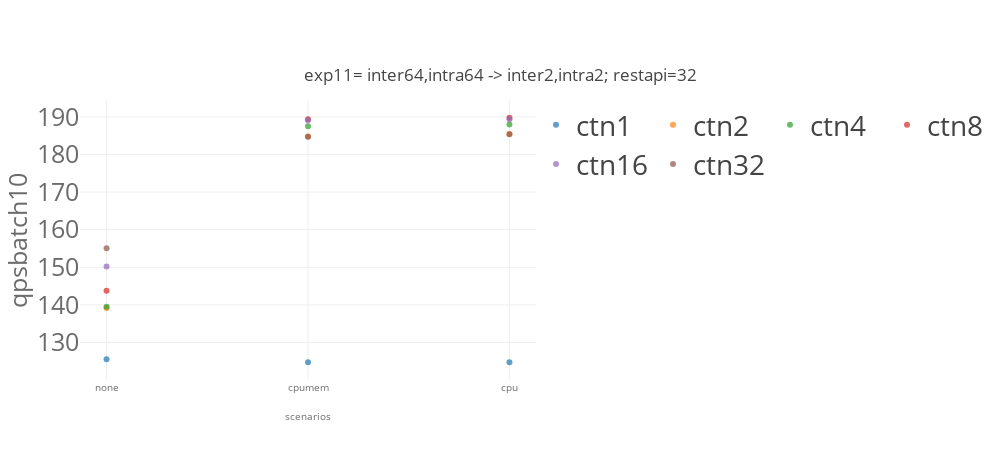
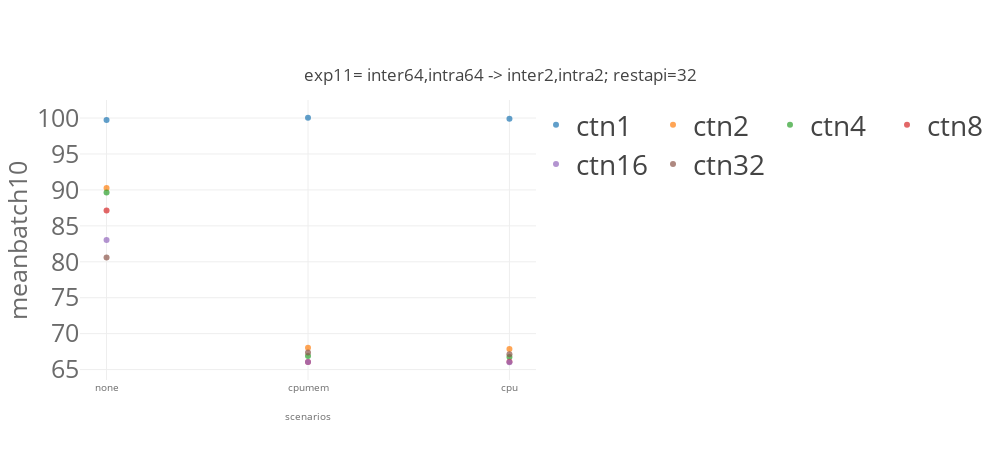
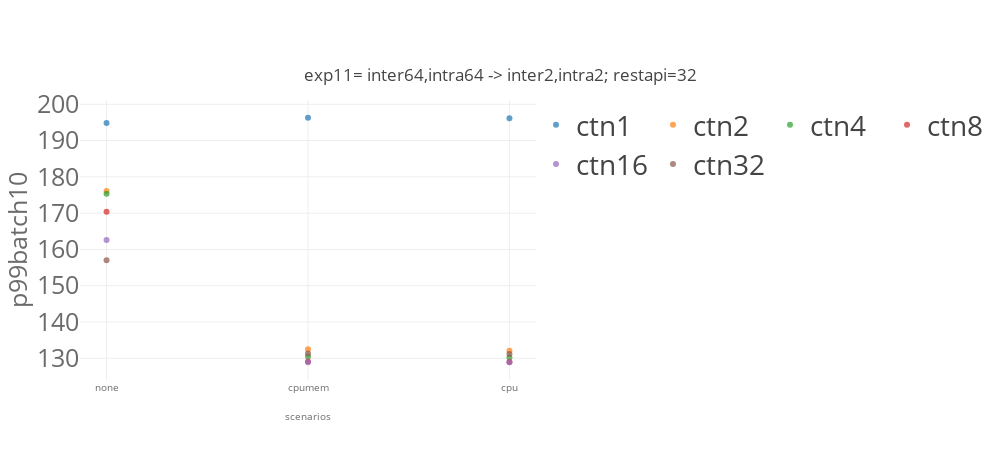

Source (notebook cell) for these figures, in order:
### Code cell
import matplotlib
import matplotlib.pyplot as plt
import numpy as np
from svglib.svglib import svg2rlg
from reportlab.graphics import renderPDF
from reportlab.pdfgen import canvas

from numpy import percentile, mean, std
import plotly.graph_objects as go

from plotly.offline import init_notebook_mode, iplot

import plotly.io as pio
pio.templates.default = "none"
# pio.templates.default = "simple_white"

import plotly.graph_objects as go
from plotly.subplots import make_subplots
import pandas as pd
# import plotly.express as px

for x in ['qps','mean','p99']:
    for cbatch in [10]:
        for model_name in ['resnet']:
            list_traces = []
            for numctn in [1,2,4,8,16,32]: 
                dfg_bench = dfg[(dfg['benchmark']== model_name)  & (dfg['cbatch']==cbatch) & (dfg['numctn']==numctn) &\
                            ((dfg['k8senv']=='none') |\
                             (dfg['k8senv']=='cpumem')| (dfg['k8senv']=='cpumemory'))]
#                 print(dfg_bench)


                #data
                trace = go.Scatter(
                    name="ctn"+str(numctn),
                    x=[ 'none','cpumem','cpu'],
                    y= dfg_bench[x].values.tolist(),
        #             error_y = dict(type='data', array=df1_bench['model_time_std'].values.tolist()),
                    opacity=0.7,
                    mode='markers'
                )
                list_traces.append(trace)



            #layout
            layout = go.Layout(
                title={
                    'text': "exp11= inter64,intra64 -> inter2,intra2; restapi=32" ,
                    'y':0.85,
                    'x':0.5,
                    'xanchor': 'center',
                    'yanchor': 'top'},
                width=1000,
                height=460,
                xaxis=dict(
                    title= "scenarios",
                    tickvals=[ 'none','cpumem','cpu'],
                    titlefont=dict(
                        size=10,
                        color='rgb(107, 107, 107)'
                    ),
                    tickfont=dict(
                        size=10,
                        color='rgb(107, 107, 107)'
                    )
                ),
                yaxis=dict(
                    title= x+"batch"+str(cbatch),
                    automargin=True,
                    titlefont=dict(
                        size=25,
                        color='rgb(107, 107, 107)'
                    ),
                    tickfont=dict(
                        size=25,
                        color='rgb(107, 107, 107)'
                    ),    
                ),
                legend=dict(
                    x=1.0,
                    y=1.0,
                    bgcolor='rgba(255, 255, 255, 0)',
                    bordercolor='rgba(255, 255, 255, 0)',
                    font = dict( size = 28)
                ),
                barmode='group',
                bargap=0.15,
                bargroupgap=0.08
        #         legend_orientation="h"
            )

        data = list_traces
        fig = go.Figure(data=data, layout=layout)
        fig.update_layout(legend_orientation="h")
        fig.show()    

    #     fig.write_image(path + model_name + k8senv +'.pdf')

### Figure 1 — Plotly figure (JSON) as saved in the notebook; plotly's stock layout.template omitted (floating-point values rounded to 4 significant figures)
{"data": [{"mode": "markers", "name": "ctn1", "opacity": 0.7, "type": "scatter", "x": ["none", "cpumem", "cpu"], "y": [125.5, 124.8, 124.8]}, {"mode": "markers", "name": "ctn2", "opacity": 0.7, "type": "scatter", "x": ["none", "cpumem", "cpu"], "y": [139.2, 184.8, 185.5]}, {"mode": "markers", "name": "ctn4", "opacity": 0.7, "type": "scatter", "x": ["none", "cpumem", "cpu"], "y": [139.5, 187.5, 188.0]}, {"mode": "markers", "name": "ctn8", "opacity": 0.7, "type": "scatter", "x": ["none", "cpumem", "cpu"], "y": [143.8, 189.4, 189.8]}, {"mode": "markers", "name": "ctn16", "opacity": 0.7, "type": "scatter", "x": ["none", "cpumem", "cpu"], "y": [150.2, 189.1, 189.4]}, {"mode": "markers", "name": "ctn32", "opacity": 0.7, "type": "scatter", "x": ["none", "cpumem", "cpu"], "y": [155.0, 184.7, 185.4]}], "layout": {"bargap": 0.15, "bargroupgap": 0.08, "barmode": "group", "height": 460, "legend": {"bgcolor": "rgba(255, 255, 255, 0)", "bordercolor": "rgba(255, 255, 255, 0)", "font": {"size": 28}, "orientation": "h", "x": 1, "y": 1}, "title": {"text": "exp11= inter64,intra64 -> inter2,intra2; restapi=32", "x": 0.5, "xanchor": "center", "y": 0.85, "yanchor": "top"}, "width": 1000, "xaxis": {"tickfont": {"color": "rgb(107, 107, 107)", "size": 10}, "tickvals": ["none", "cpumem", "cpu"], "title": {"font": {"color": "rgb(107, 107, 107)", "size": 10}, "text": "scenarios"}}, "yaxis": {"automargin": true, "tickfont": {"color": "rgb(107, 107, 107)", "size": 25}, "title": {"font": {"color": "rgb(107, 107, 107)", "size": 25}, "text": "qpsbatch10"}}}}

### Figure 2 — Plotly figure (JSON) as saved in the notebook; plotly's stock layout.template omitted (floating-point values rounded to 4 significant figures)
{"data": [{"mode": "markers", "name": "ctn1", "opacity": 0.7, "type": "scatter", "x": ["none", "cpumem", "cpu"], "y": [99.71, 100.0, 99.91]}, {"mode": "markers", "name": "ctn2", "opacity": 0.7, "type": "scatter", "x": ["none", "cpumem", "cpu"], "y": [90.26, 68.05, 67.85]}, {"mode": "markers", "name": "ctn4", "opacity": 0.7, "type": "scatter", "x": ["none", "cpumem", "cpu"], "y": [89.64, 66.89, 66.77]}, {"mode": "markers", "name": "ctn8", "opacity": 0.7, "type": "scatter", "x": ["none", "cpumem", "cpu"], "y": [87.14, 66.06, 66.07]}, {"mode": "markers", "name": "ctn16", "opacity": 0.7, "type": "scatter", "x": ["none", "cpumem", "cpu"], "y": [83.05, 66.04, 66.02]}, {"mode": "markers", "name": "ctn32", "opacity": 0.7, "type": "scatter", "x": ["none", "cpumem", "cpu"], "y": [80.59, 67.39, 67.15]}], "layout": {"bargap": 0.15, "bargroupgap": 0.08, "barmode": "group", "height": 460, "legend": {"bgcolor": "rgba(255, 255, 255, 0)", "bordercolor": "rgba(255, 255, 255, 0)", "font": {"size": 28}, "orientation": "h", "x": 1, "y": 1}, "title": {"text": "exp11= inter64,intra64 -> inter2,intra2; restapi=32", "x": 0.5, "xanchor": "center", "y": 0.85, "yanchor": "top"}, "width": 1000, "xaxis": {"tickfont": {"color": "rgb(107, 107, 107)", "size": 10}, "tickvals": ["none", "cpumem", "cpu"], "title": {"font": {"color": "rgb(107, 107, 107)", "size": 10}, "text": "scenarios"}}, "yaxis": {"automargin": true, "tickfont": {"color": "rgb(107, 107, 107)", "size": 25}, "title": {"font": {"color": "rgb(107, 107, 107)", "size": 25}, "text": "meanbatch10"}}}}

### Figure 3 — Plotly figure (JSON) as saved in the notebook; plotly's stock layout.template omitted (floating-point values rounded to 4 significant figures)
{"data": [{"mode": "markers", "name": "ctn1", "opacity": 0.7, "type": "scatter", "x": ["none", "cpumem", "cpu"], "y": [194.9, 196.3, 196.1]}, {"mode": "markers", "name": "ctn2", "opacity": 0.7, "type": "scatter", "x": ["none", "cpumem", "cpu"], "y": [176.1, 132.5, 132.1]}, {"mode": "markers", "name": "ctn4", "opacity": 0.7, "type": "scatter", "x": ["none", "cpumem", "cpu"], "y": [175.3, 130.5, 130.2]}, {"mode": "markers", "name": "ctn8", "opacity": 0.7, "type": "scatter", "x": ["none", "cpumem", "cpu"], "y": [170.4, 129.1, 129.0]}, {"mode": "markers", "name": "ctn16", "opacity": 0.7, "type": "scatter", "x": ["none", "cpumem", "cpu"], "y": [162.6, 128.9, 128.9]}, {"mode": "markers", "name": "ctn32", "opacity": 0.7, "type": "scatter", "x": ["none", "cpumem", "cpu"], "y": [157.0, 131.3, 131.2]}], "layout": {"bargap": 0.15, "bargroupgap": 0.08, "barmode": "group", "height": 460, "legend": {"bgcolor": "rgba(255, 255, 255, 0)", "bordercolor": "rgba(255, 255, 255, 0)", "font": {"size": 28}, "orientation": "h", "x": 1, "y": 1}, "title": {"text": "exp11= inter64,intra64 -> inter2,intra2; restapi=32", "x": 0.5, "xanchor": "center", "y": 0.85, "yanchor": "top"}, "width": 1000, "xaxis": {"tickfont": {"color": "rgb(107, 107, 107)", "size": 10}, "tickvals": ["none", "cpumem", "cpu"], "title": {"font": {"color": "rgb(107, 107, 107)", "size": 10}, "text": "scenarios"}}, "yaxis": {"automargin": true, "tickfont": {"color": "rgb(107, 107, 107)", "size": 25}, "title": {"font": {"color": "rgb(107, 107, 107)", "size": 25}, "text": "p99batch10"}}}}
